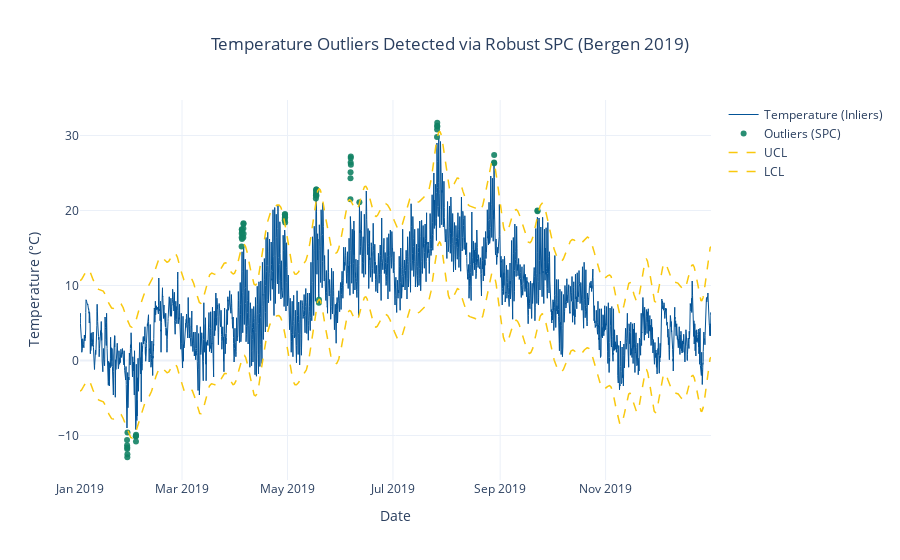

Notebook code cell kept with this figure:
### Code cell
# Prepare data for plotting
bergen_2019 = df_bergen_2019.reset_index().rename(columns={'time': 'time'})

# 1. Test Temperature SPC
print("Temperature SPC Summary")
fig_spc, summary_spc = temperature_spc_from_satv(
    time=bergen_2019["time"].to_numpy(),
    temperature=bergen_2019["temperature_2m"].to_numpy(),
)
print(summary_spc)
fig_spc.show()

### Figure 1 — Plotly figure (JSON) as saved in the notebook; plotly's stock layout.template omitted (floating-point values rounded to 4 significant figures; data arrays with more than 128 entries replaced by an {"elided": "..."} marker saying what was removed)
{"data": [{"line": {"color": "#035397", "width": 1}, "mode": "lines", "name": "Temperature (Inliers)", "type": "scatter", "x": {"elided": "8702 str values"}, "y": {"elided": "8702 float values"}}, {"marker": {"color": "#128264", "opacity": 0.9, "size": 6}, "mode": "markers", "name": "Outliers (SPC)", "type": "scatter", "x": ["2019-01-28T05:00:00", "2019-01-28T06:00:00", "2019-01-28T07:00:00", "2019-01-28T08:00:00", "2019-01-28T09:00:00", "2019-01-28T10:00:00", "2019-01-28T11:00:00", "2019-02-02T07:00:00", "2019-02-02T08:00:00", "2019-02-02T09:00:00", "2019-02-02T10:00:00", "2019-04-04T11:00:00", "2019-04-04T12:00:00", "2019-04-04T13:00:00", "2019-04-04T14:00:00", "2019-04-04T15:00:00", "2019-04-04T16:00:00", "2019-04-04T17:00:00", "2019-04-05T11:00:00", "2019-04-05T12:00:00", "2019-04-05T13:00:00", "2019-04-05T14:00:00", "2019-04-05T15:00:00", "2019-04-29T10:00:00", "2019-04-29T11:00:00", "2019-04-29T12:00:00", "2019-04-29T13:00:00", "2019-04-29T14:00:00", "2019-04-29T15:00:00", "2019-04-29T16:00:00", "2019-05-17T10:00:00", "2019-05-17T11:00:00", "2019-05-17T12:00:00", "2019-05-17T14:00:00", "2019-05-17T15:00:00", "2019-05-17T16:00:00", "2019-05-17T17:00:00", "2019-05-17T18:00:00", "2019-05-19T04:00:00", "2019-05-19T05:00:00", "2019-06-06T10:00:00", "2019-06-06T11:00:00", "2019-06-06T12:00:00", "2019-06-06T13:00:00", "2019-06-06T14:00:00", "2019-06-06T15:00:00", "2019-06-06T16:00:00", "2019-06-11T14:00:00", "2019-07-26T12:00:00", "2019-07-26T13:00:00", "2019-07-26T14:00:00", "2019-07-26T15:00:00", "2019-07-26T16:00:00", "2019-08-28T12:00:00", "2019-08-28T13:00:00", "2019-08-28T14:00:00", "2019-09-22T14:00:00", "2019-09-22T15:00:00"], "y": [-10.6, -11.3, -11.8, -11.6, -12.9, -12.5, -9.6, -10.1, -10.1, -10.8, -9.9, 15.2, 16.4, 16.9, 17.5, 17.4, 17.1, 16.2, 16.4, 17.6, 18.2, 18.3, 16.9, 18.7, 19.0, 19.5, 19.3, 19.5, 19.1, 18.4, 21.6, 22.0, 22.2, 22.5, 22.8, 22.8, 22.6, 22.0, 7.7, 8.1, 21.5, 24.3, 25.1, 26.4, 27.0, 27.2, 26.1, 21.1, 29.8, 30.8, 31.3, 31.7, 31.2, 26.4, 27.4, 26.3, 20.0, 19.9]}, {"line": {"color": "#f9c80e", "dash": "dash", "width": 1.5}, "mode": "lines", "name": "UCL", "type": "scatter", "x": {"elided": "8760 str values"}, "y": {"elided": "8760 float values"}}, {"line": {"color": "#f9c80e", "dash": "dash", "width": 1.5}, "mode": "lines", "name": "LCL", "type": "scatter", "x": {"elided": "8760 str values"}, "y": {"elided": "8760 float values"}}], "layout": {"title": {"text": "Temperature Outliers Detected via Robust SPC (Bergen 2019)", "x": 0.5}, "xaxis": {"title": {"text": "Date"}}, "yaxis": {"title": {"text": "Temperature (°C)"}}}}
